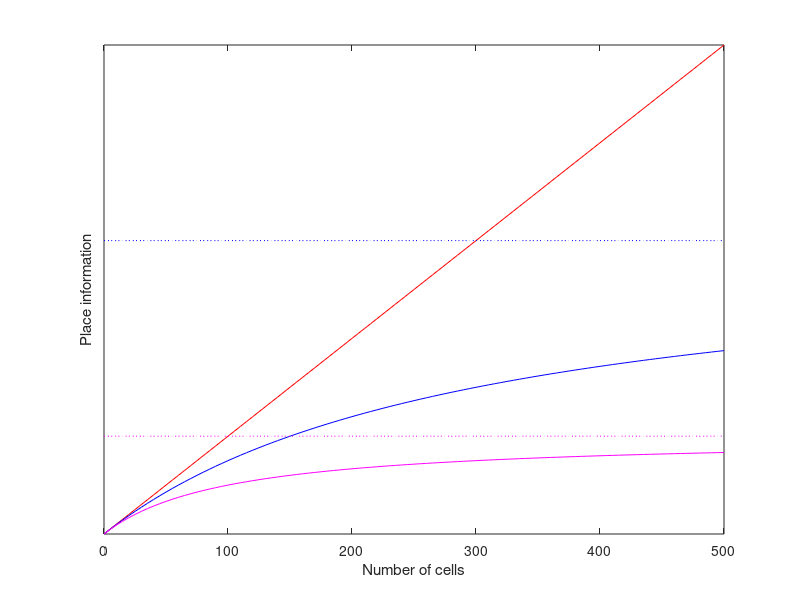

Recreate this plot in MATLAB. (Note: this script raises an error after producing the figure.)
n = 0:5:500;
I_s = n;
I_us = n./(1 + n/300);
I_d = n./(1 + n/100);
figure; plot(n, I_s, 'r'); hold on; plot(n, I_us, 'b'); plot(n, I_d, 'm');
xlabel 'Number of cells'
ylabel 'Place information'
plot(n, n.*0 + 300, 'b:')
plot(n, n.*0 + 100, 'm:')
legend Shuffled Unshuffled 'Correlation-insensitive'
legend Shuffled Unshuffled 'Correlation-insensitive' Location NorthWest
xlim([0 500]);
%axis equal
set(gca, 'YTick', [])
legend off
figure_format